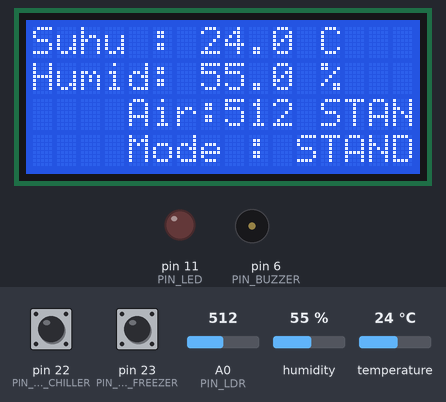
Bench run of a program on a simulated Arduino Mega 2560, built with avr-gcc and run on an emulated ATmega2560. Shown: 16×4 character LCD, output pins drawn as LEDs (lit = HIGH), buzzer (waves = sounding, pin HIGH). The test bench sets the inputs (shaded band); at power-on: pin 22 (PIN_SW_CHILLER) HIGH, temperature 24 °C, A0 (PIN_LDR) = 512, pin 23 (PIN_SW_FREEZER) HIGH, humidity 55 %. What the program prints to the serial monitor is not drawn.

Above: at 3.3 s.
3.4 s: pin 22 (PIN_SW_CHILLER) pulled LOW for 1.35 s
At 7.4 s:
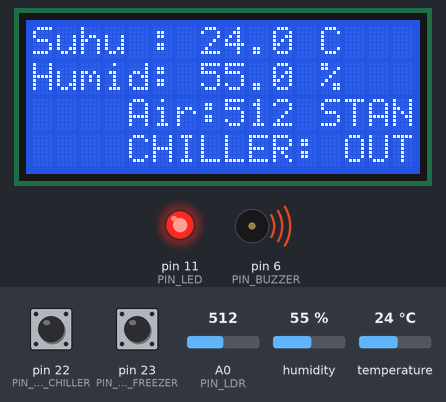
8.0 s: temperature set to 8.5 °C
At 10.8 s:
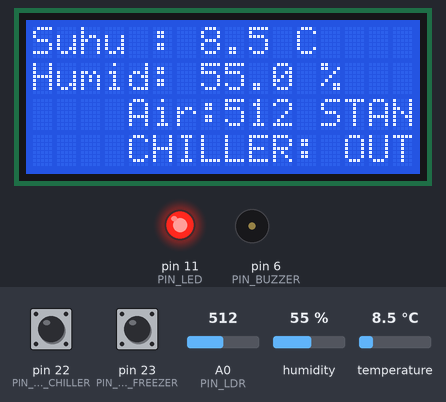
11.4 s: temperature set to 7.4 °C
At 14.6 s:
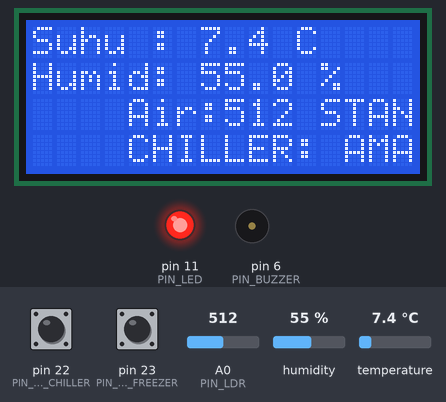
14.9 s: A0 (PIN_LDR) set to 682
At 16.6 s:
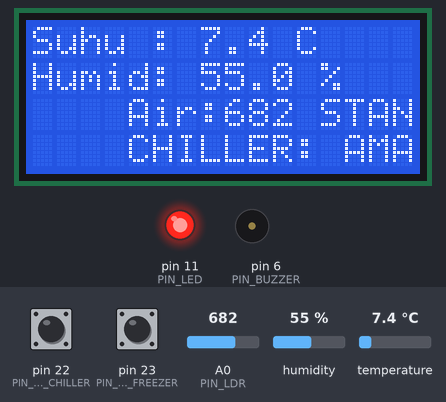
17.1 s: A0 (PIN_LDR) set to 717
At 20.5 s:
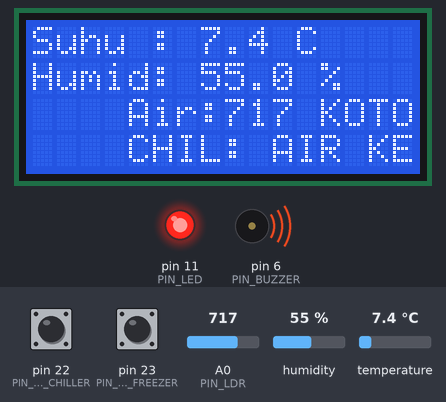
22.6 s: pin 23 (PIN_SW_FREEZER) pulled LOW for 1.35 s
At 25.3 s:
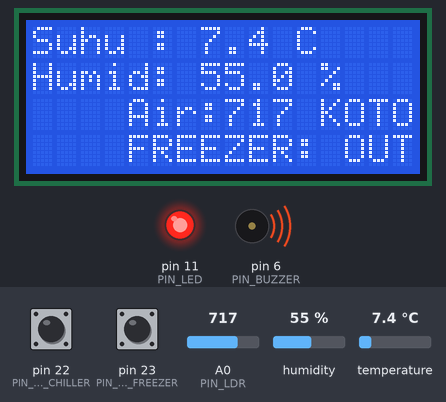
Timing chart, 0 to 29.1 s (numbered marks = the images above; inputs shaded):
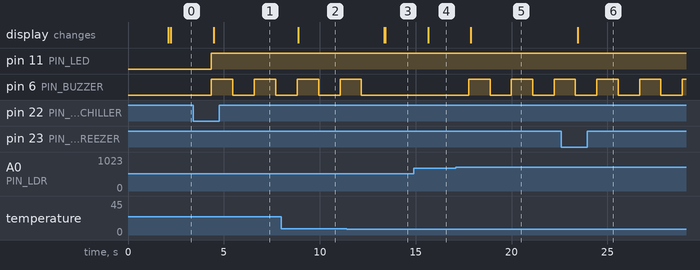

The program:

main.cpp
```cpp
#include <Wire.h>
#include <LiquidCrystal_I2C.h>
#include <DHT.h>

LiquidCrystal_I2C lcd(0x27, 16, 4);

#define PIN_LDR          A0
#define PIN_DHT          2
#define DHTTYPE          DHT22
#define PIN_SW_CHILLER   22  // Pin 22 Chiller
#define PIN_SW_FREEZER   23  // Pin 23 Freezer
#define PIN_BUZZER       6
#define PIN_LED          11

DHT dht(PIN_DHT, DHTTYPE);

enum ModeSistem { STANDBY, CHILLER, FREEZER };
ModeSistem modeAktif = STANDBY;
unsigned long waktuSebelumnya = 0;
const long jedaBuzzer = 1000;
bool statusBuzzer = LOW;

void setup() {
  Serial.begin(9600);
  lcd.init();
  lcd.backlight();
  dht.begin();

  pinMode(PIN_SW_CHILLER, INPUT_PULLUP);
  pinMode(PIN_SW_FREEZER, INPUT_PULLUP);
  pinMode(PIN_BUZZER, OUTPUT);
  pinMode(PIN_LED, OUTPUT);
  digitalWrite(PIN_BUZZER, LOW);

  lcd.setCursor(0, 0);
  lcd.print("  SISTEM KONTROL  ");
  lcd.setCursor(0, 1);
  lcd.print("      P2HMBG      ");
  delay(2000);
  lcd.clear();
}

void loop() {
  float kelembapan = dht.readHumidity();
  float suhu = dht.readTemperature();
  int nilaiKekeruhan = analogRead(PIN_LDR);

  if (digitalRead(PIN_SW_CHILLER) == LOW)  modeAktif = CHILLER;
  if (digitalRead(PIN_SW_FREEZER) == LOW)  modeAktif = FREEZER;
  if (isnan(kelembapan) || isnan(suhu)) return;

  bool kompresor = false;
  bool alarmSuhu = false;
  bool alarmAir = false;

  String statusAir = "";
  if (nilaiKekeruhan <= 300) {
    statusAir = "JERNIH";
  } else if (nilaiKekeruhan <= 700) {
    statusAir = "STANDAR";
  } else {
    statusAir = "KOTOR";
    if (modeAktif != STANDBY) alarmAir = true;
  }

  String modeStr = "STANDBY";
  if (modeAktif == CHILLER) {
    modeStr = "CHILLER";
    if (suhu > 2.0) kompresor = true;
    if (suhu >= 2.0 && suhu <= 8.0) alarmSuhu = false;
    else alarmSuhu = true;
  }
  else if (modeAktif == FREEZER) {
    modeStr = "FREEZER";
    if (suhu > -25.0) kompresor = true;
    if (suhu >= -25.0 && suhu <= -15.0) alarmSuhu = false;
    else alarmSuhu = true;
  }

  bool alarmTotal = (alarmSuhu || alarmAir);

  if (modeAktif != STANDBY) {
    digitalWrite(PIN_LED, kompresor ? HIGH : LOW);
    if (alarmTotal == true) {
      unsigned long waktuSekarang = millis();
      if (waktuSekarang - waktuSebelumnya >= jedaBuzzer) {
        waktuSebelumnya = waktuSekarang;
        statusBuzzer = !statusBuzzer;
      }
      digitalWrite(PIN_BUZZER, statusBuzzer);
    } else {
      digitalWrite(PIN_BUZZER, LOW);
      statusBuzzer = LOW;
    }
  } else {
    digitalWrite(PIN_LED, LOW);
    digitalWrite(PIN_BUZZER, LOW);
    statusBuzzer = LOW;
  }

  // --- OUTPUT JSON UNTUK PYTHON ---
  // Format: {"suhu": 4.2, "kelembapan": 63.0, "kekeruhan": 250, "status_air": "JERNIH", "mode": "CHILLER", "alarm": false}
  Serial.print("{\"suhu\": "); Serial.print(suhu);
  Serial.print(", \"kelembapan\": "); Serial.print(kelembapan);
  Serial.print(", \"kekeruhan\": "); Serial.print(nilaiKekeruhan);
  Serial.print(", \"status_air\": \""); Serial.print(statusAir);
  Serial.print("\", \"mode\": \""); Serial.print(modeStr);
  Serial.print("\", \"alarm\": "); Serial.print(alarmTotal ? "true" : "false");
  Serial.println("}");

  // TAMPILKAN KE LCD
  lcd.setCursor(0, 0);
  lcd.print("Suhu : "); lcd.print(suhu, 1); lcd.print(" C   ");
  lcd.setCursor(0, 1);
  lcd.print("Humid: "); lcd.print(kelembapan, 1); lcd.print(" %   ");
  lcd.setCursor(0, 2);
  lcd.print("Air:"); lcd.print(nilaiKekeruhan); lcd.print(" "); lcd.print(statusAir); lcd.print("   ");
  lcd.setCursor(0, 3);
  if (modeAktif == CHILLER) {
    if (alarmSuhu) lcd.print("CHILLER: OUT RNG");
    else if (alarmAir) lcd.print("CHIL: AIR KERUH!");
    else lcd.print("CHILLER: AMAN   ");
  }
  else if (modeAktif == FREEZER) {
    if (alarmSuhu) lcd.print("FREEZER: OUT RNG");
    else if (alarmAir) lcd.print("FREZ: AIR KERUH!");
    else lcd.print("FREEZER: AMAN   ");
  }
  else {
    lcd.print("Mode : STANDBY  ");
  }
  delay(1000); // Delay diatur ke 1 detik agar Python tidak kewalahan menerima data
}
```

Measured:
- the behaviour switches between 8.1 and 8 °C on temperature (found by bisection; images 2 and 3)
- the behaviour switches between 700 and 701 on A0 (PIN_LDR) (found by bisection; images 4 and 5)
- after the input at 3.4 s, pin 11 (PIN_LED): LOW → HIGH after 0.95 s; pin 6 (PIN_BUZZER): alternates HIGH for 1.1 s and LOW for 1.1 s, starting after 0.95 s; the display: changes after 1.1 s (image 1)
- after the input at 8.0 s, the display: changes after 0.89 s (image 2)
- after the input at 11.4 s, pin 6 (PIN_BUZZER): goes on until 12.2 s, then stays LOW; the display: first changes after 2.0 s (image 3 shows a later state)
- after the input at 14.9 s, the display: changes after 0.75 s (image 4)
- after the input at 17.1 s, pin 6 (PIN_BUZZER): alternates HIGH for 1.1 s and LOW for 1.1 s, starting after 0.67 s; the display: changes after 0.78 s (image 5)
- after the input at 22.6 s, the display: changes after 0.84 s (image 6)
